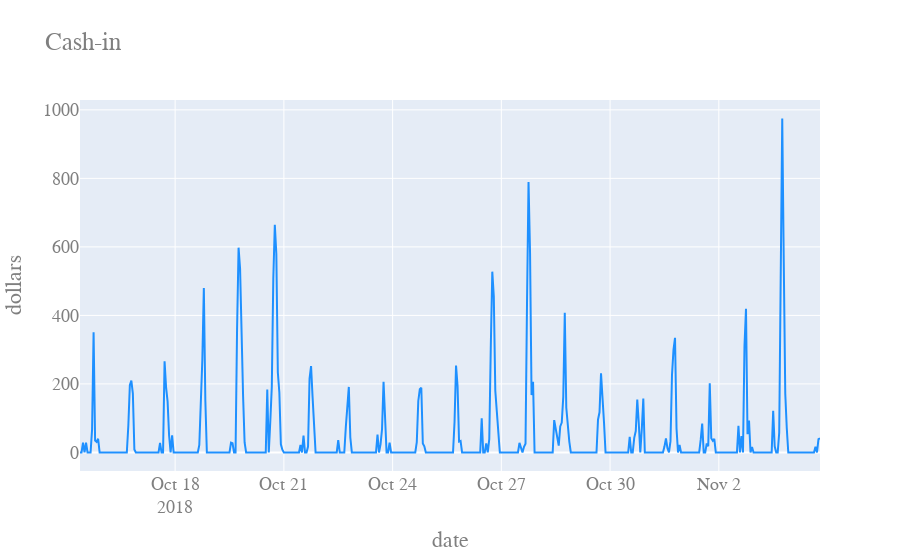

Source (notebook cell):
### Markdown cell above
**Exercice :** tracer le chiffre d'affaire en fonction du temps avec [plotly](https://plotly.com/python/line-charts/#line-plot-with-goscatter).

### Code cell
fig = go.Figure()
fig.add_trace(
    go.Scatter(
        x=df['order_date'],
        y=df['cash_in'],
        line_color='dodgerblue'
    )
)
fig.update_layout(
    title='Cash-in',
    xaxis_title='date',
    yaxis_title='dollars',
    font=dict(
        family='Computer Modern',
        size=18,
        color='#7f7f7f'
    )
)

### Figure 1 — Plotly figure (JSON) as saved in the notebook; plotly's stock layout.template omitted (floating-point values rounded to 4 significant figures; data arrays with more than 128 entries replaced by an {"elided": "..."} marker saying what was removed)
{"data": [{"line": {"color": "dodgerblue"}, "type": "scatter", "x": {"elided": "491 str values"}, "y": {"elided": "491 float values"}}], "layout": {"font": {"color": "#7f7f7f", "family": "Computer Modern", "size": 18}, "title": {"text": "Cash-in"}, "xaxis": {"title": {"text": "date"}}, "yaxis": {"title": {"text": "dollars"}}}}
